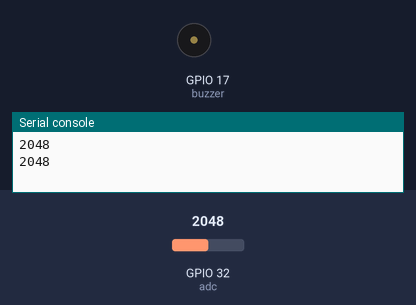
This program was run on a simulated ESP32 board running MicroPython. Parts: buzzer (waves = sounding, pin HIGH), the last lines printed to the serial console. The test bench sets the inputs (shaded band); at power-on: GPIO 32 (adc) = 2048 (analog values on the 0–4095 scale).

Above: at 1.2 s.
1.3 s: GPIO 32 (adc) set to 1962
At 3.8 s:
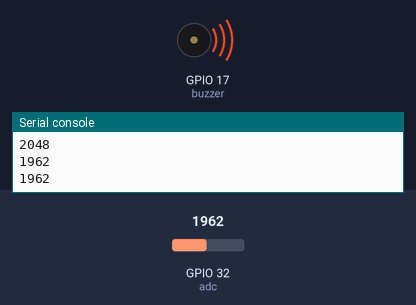
4.5 s: GPIO 32 (adc) set to 2040
At 7.2 s:
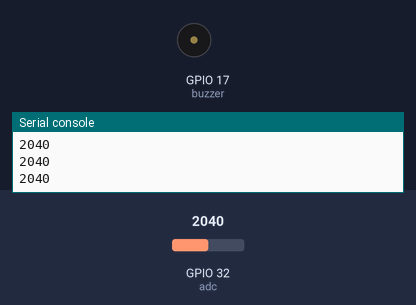
7.5 s: GPIO 32 (adc) set to 1960
At 9.6 s:
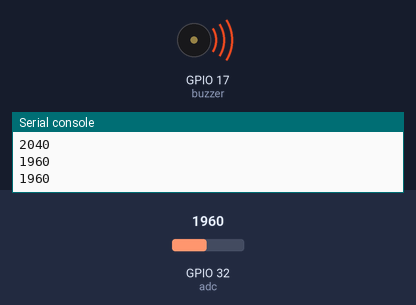
Timing chart, 0 to 11.1 s (numbered marks = the images above; inputs shaded):
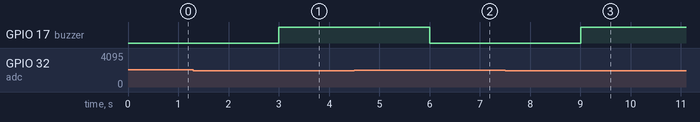

Measured:
- the behaviour switches between 2000 and 1999 on GPIO 32 (adc) (found by bisection; images 0 and 1)
- after the input at 1.3 s, GPIO 17 (buzzer): LOW → HIGH after 1.7 s
- after the input at 4.5 s, GPIO 17 (buzzer): HIGH → LOW after 1.5 s
- after the input at 7.5 s, GPIO 17 (buzzer): LOW → HIGH after 1.5 s

The program:

ldr_buzzer.py
```python
from machine import ADC, Pin
import time
adc = ADC(Pin(32))
buzzer = Pin(17, Pin.OUT)
adc.atten(ADC.ATTN_11DB)
adc.width(ADC.WIDTH_12BIT)
ldrval = 0

while True:
    ldrval = adc.read()
    print(ldrval)
    time.sleep(1)

    if ldrval >= 2000:
        buzzer.value(0)
    else:
        buzzer.value(1)
```
